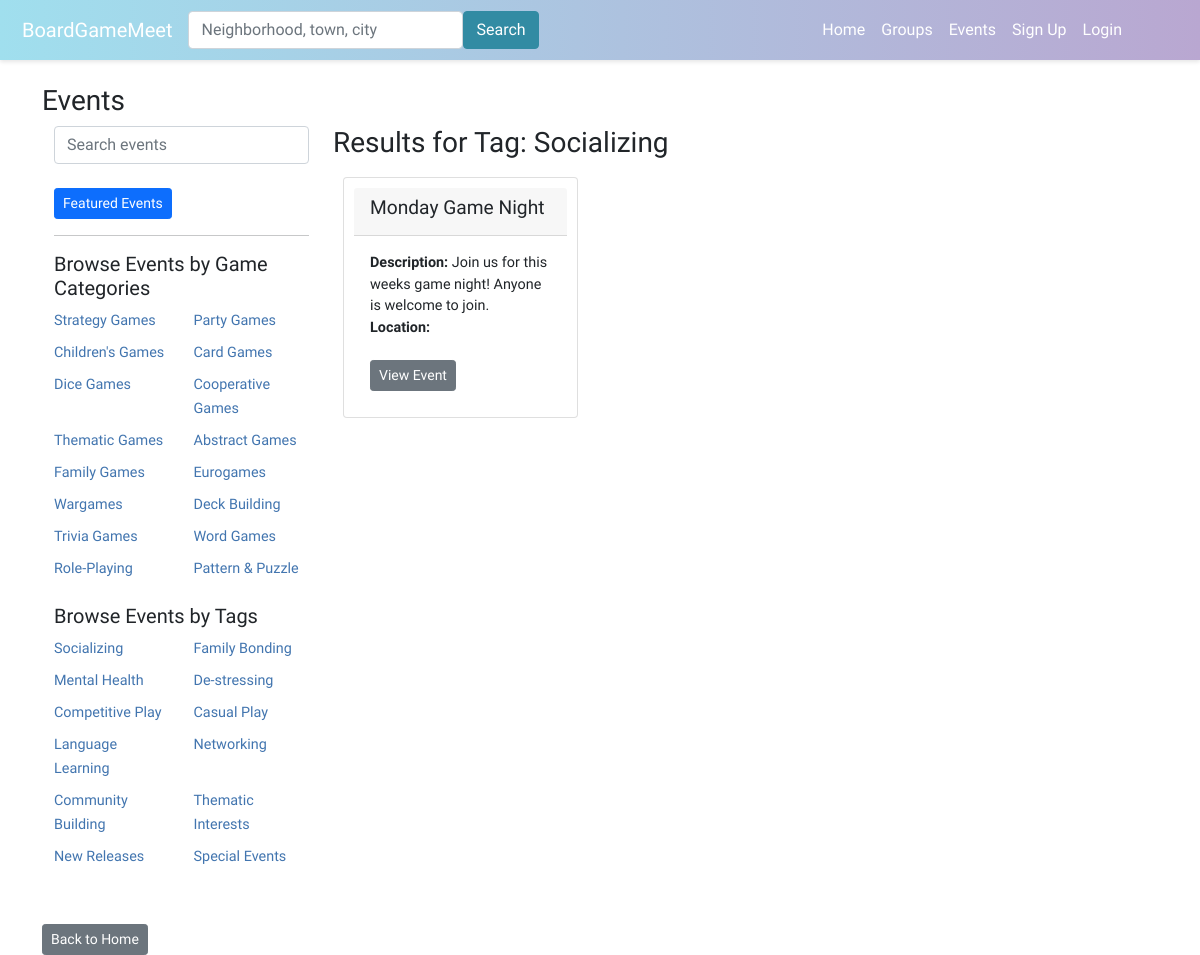
The app's page /events/?tag=Socializing, older data.
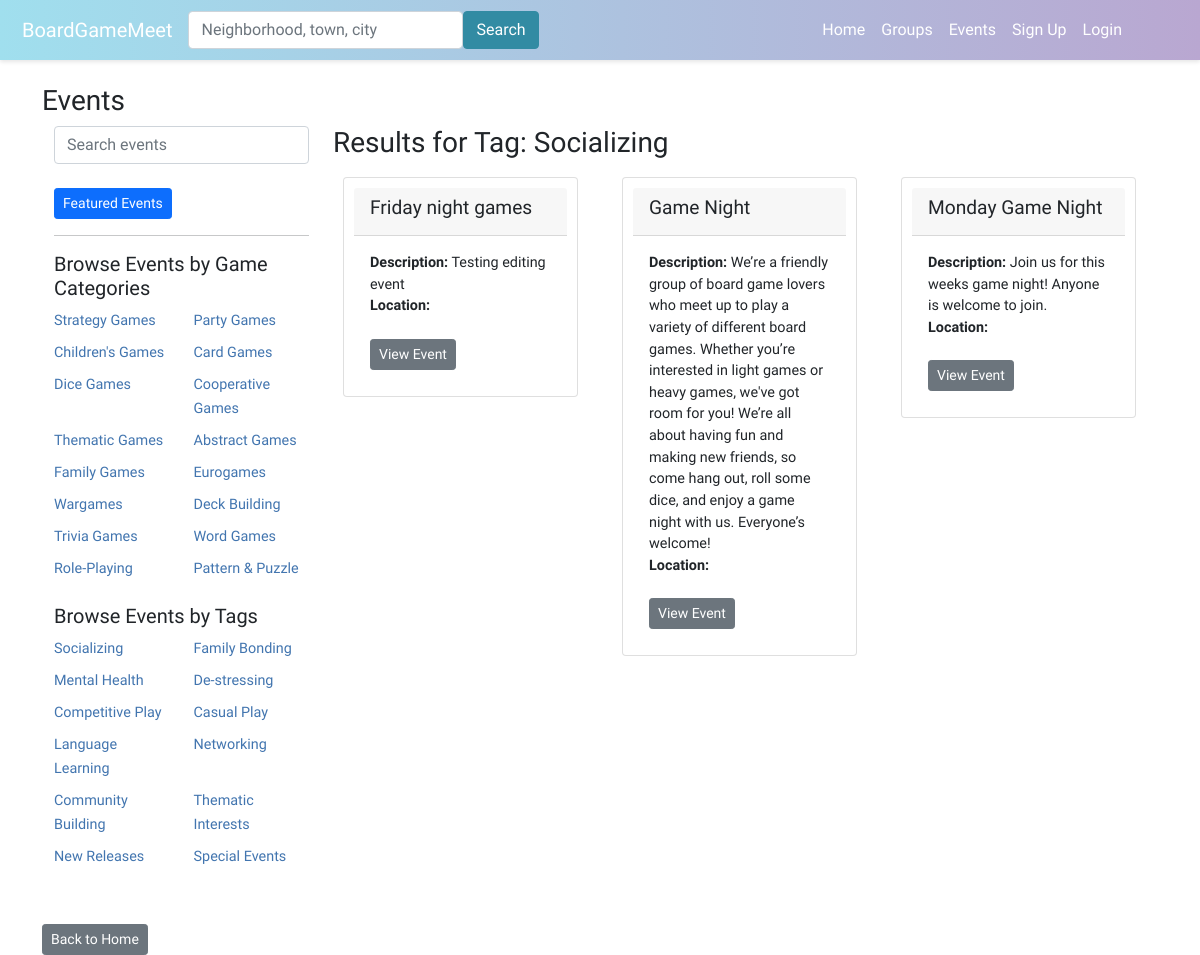
The same page, newer data.
### boardgame/models.py (models this page shows, shortened)
class Category(models.Model):
    name = models.CharField(max_length=100)

class Tag(models.Model):
    name = models.CharField(max_length=100)

class Event(models.Model):
    group = models.ForeignKey(Group, on_delete=models.CASCADE)
    title = models.CharField(max_length=100)
    description = models.TextField()
    date_time = models.DateTimeField()
    attendees = models.ManyToManyField(User, through='EventAttendance')
    event_image = models.ImageField(upload_to='event_images/', null=True, blank=True)
    categories = models.ManyToManyField(Category, related_name='events', blank=True)
    tags = models.ManyToManyField(Tag, related_name='events', blank=True)

### boardgame/views.py (the view)
# urls.py: path('events/', views.events, name='events'),
def events(request):
    tag_name = request.GET.get('tag')
    category_name = request.GET.get('category')
    show_user_events = request.GET.get('your_events') == 'true'
    search_query = request.GET.get('search')
    now = datetime.now()
    event_list = Event.objects.filter(date_time__gte=now).order_by('title')
    if search_query:
        event_list = event_list.filter(
            Q(title__icontains=search_query) |
            Q(eventlocation__city__icontains=search_query)
        ).distinct()
    if tag_name:
        event_list = event_list.filter(tags__name=tag_name,date_time__gte=now)
    if category_name:
        event_list = event_list.filter(categories__name=category_name,date_time__gte=now)
    user_events = None
    user = request.user
    if show_user_events and user.is_authenticated:
        user_events = EventAttendance.objects.filter(user=user).select_related('event')
        if show_user_events:
            event_list = event_list.filter(id__in=user_events.values_list('event_id', flat=True))
    context = {
        'events': event_list,
        'tags': Tag.objects.all(),
        'categories': Category.objects.all(),
        'search_query': search_query,
    }
    return render(request, 'boardgame/events.html', context=context)

### boardgame/templates/boardgame/events.html (shortened to what this page needs)
{% extends 'boardgame/base.html' %}
{% load static %}
{% block content %}
<head>
<h3>Events</h3>
</head>
<div class="container">
    <div class="row">
        <div class="col-md-3">
            <div class="mb-2">
                <form method="get" action="{% url 'events' %}">
                    <div class="input-group">
                        <input type="text" class="form-control" id="search-bar" name="search" placeholder="Search events" value="{{ request.GET.search }}">
                    </div>
                </form>
                <br/>
                <a href="{% url 'events' %}" class="btn btn-primary btn-sm">Featured Events</a>
            </div>
            <hr>
            <div class="mb-3">
                <h5>Browse Events by Game Categories</h5>
                <div class="row">
                    {% if categories %}
                    {% for category in categories %}
                    <div class="col-6 mb-2">
                        <a href="?category={{ category.name }}" class="category-link">{{ category.name }}</a>
                    </div>
                    {% endfor %}
                    {% else %}
                    <p>No categories available</p>
                    {% endif %}
                </div>
            </div>
            <div class="mb-3">
                <h5>Browse Events by Tags</h5>
                <div class="row">
                    {% if tags %}
                    {% for tag in tags %}
                    <div class="col-6 mb-2">
                        <a href="?tag={{ tag.name }}" class="tag-link">{{ tag.name }}</a>
                    </div>
                    {% endfor %}
                    {% else %}
                    <p>No tags available</p>
                    {% endif %}
                </div>
            </div>
        </div>
        <div class="col-md-9">
            <h3>
                {% if request.GET.your_events %}
                    Your Events
                {% elif request.GET.tag %}
                    Results for Tag: {{ request.GET.tag }}
                {% elif request.GET.category %}
                    Results for Category: {{ request.GET.category }}
                {% else %}
                    Featured Events
                {% endif %}
            </h3>
            <div class="row" id="event-cards">
                {% if events %}
                {% for event in events %}
                <div class="col-md-4 mb-3">
                    <div class="card">
                        <div class="card-header">
                            <h4>{{ event.title }}</h4>
                        </div>
                        <div class="card-body">
                            <p class="card-text">
                                <b>Description:</b> {{ event.description }}<br />
                                <b>Location:</b> {{ event.location }}<br /><br />
                                <a href="{% url 'event_details' event.id %}" class="btn btn-secondary btn-sm">View Event</a>
                            </p>
                        </div>
                    </div>
                </div>
                {% endfor %}
                {% else %}
                <strong>There are no events present.</strong>
                {% endif %}
            </div>
        </div>
    </div>
</div>
<div class="mt-3">
    <a href="{% url 'home' %}" class="btn btn-secondary btn-sm">Back to Home</a>
</div>
{% endblock %}

Row changes from the older to the newer data that the page shows:
now on this page (row edited): Event: title "Friday night games", description "Testing editing event"
now on this page (row unchanged): Event: title "Game Night", description "We’re a friendly group of board game lovers who meet up to play a variety of different board games. Whether you’re interested in light games or heavy games, we've got room for you! We’re all about having fun and making new friends, so come hang out, roll some dice, and enjoy a game night with us. Everyone’s welcome!"
